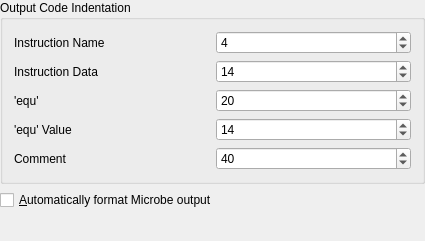
<?xml version="1.0" encoding="UTF-8"?>
<ui version="4.0">
 <class>AsmFormattingWidget</class>
 <widget class="QWidget" name="AsmFormattingWidget">
  <property name="geometry">
   <rect>
    <x>0</x>
    <y>0</y>
    <width>425</width>
    <height>241</height>
   </rect>
  </property>
  <property name="whatsThis">
   <string>The values control the indentation from the left margin of the various types of assembly code.</string>
  </property>
  <layout class="QVBoxLayout">
   <property name="leftMargin">
    <number>0</number>
   </property>
   <property name="topMargin">
    <number>0</number>
   </property>
   <property name="rightMargin">
    <number>0</number>
   </property>
   <property name="bottomMargin">
    <number>0</number>
   </property>
   <item>
    <widget class="QGroupBox" name="groupBox64">
     <property name="title">
      <string>Output Code Indentation</string>
     </property>
     <layout class="QGridLayout">
      <item row="3" column="0">
       <widget class="QLabel" name="textLabel11">
        <property name="text">
         <string>'equ' Value</string>
        </property>
        <property name="wordWrap">
         <bool>false</bool>
        </property>
       </widget>
      </item>
      <item row="1" column="0">
       <widget class="QLabel" name="textLabel8">
        <property name="text">
         <string>Instruction Data</string>
        </property>
        <property name="wordWrap">
         <bool>false</bool>
        </property>
       </widget>
      </item>
      <item row="4" column="0">
       <widget class="QLabel" name="textLabel9">
        <property name="text">
         <string>Comment</string>
        </property>
        <property name="wordWrap">
         <bool>false</bool>
        </property>
       </widget>
      </item>
      <item row="2" column="0">
       <widget class="QLabel" name="textLabel10">
        <property name="text">
         <string>'equ'</string>
        </property>
        <property name="wordWrap">
         <bool>false</bool>
        </property>
       </widget>
      </item>
      <item row="0" column="0">
       <widget class="QLabel" name="textLabel7">
        <property name="text">
         <string>Instruction Name</string>
        </property>
        <property name="wordWrap">
         <bool>false</bool>
        </property>
       </widget>
      </item>
      <item row="0" column="1">
       <widget class="KIntSpinBox" name="kcfg_IndentAsmName">
        <property name="sizePolicy">
         <sizepolicy hsizetype="Preferred" vsizetype="Fixed">
          <horstretch>0</horstretch>
          <verstretch>0</verstretch>
         </sizepolicy>
        </property>
        <property name="toolTip">
         <string/>
        </property>
        <property name="value">
         <number>4</number>
        </property>
       </widget>
      </item>
      <item row="1" column="1">
       <widget class="KIntSpinBox" name="kcfg_IndentAsmData">
        <property name="sizePolicy">
         <sizepolicy hsizetype="Preferred" vsizetype="Fixed">
          <horstretch>0</horstretch>
          <verstretch>0</verstretch>
         </sizepolicy>
        </property>
        <property name="value">
         <number>14</number>
        </property>
       </widget>
      </item>
      <item row="3" column="1">
       <widget class="KIntSpinBox" name="kcfg_IndentEqu">
        <property name="sizePolicy">
         <sizepolicy hsizetype="Preferred" vsizetype="Fixed">
          <horstretch>0</horstretch>
          <verstretch>0</verstretch>
         </sizepolicy>
        </property>
        <property name="value">
         <number>14</number>
        </property>
       </widget>
      </item>
      <item row="2" column="1">
       <widget class="KIntSpinBox" name="kcfg_IndentEquValue">
        <property name="sizePolicy">
         <sizepolicy hsizetype="Preferred" vsizetype="Fixed">
          <horstretch>0</horstretch>
          <verstretch>0</verstretch>
         </sizepolicy>
        </property>
        <property name="value">
         <number>20</number>
        </property>
       </widget>
      </item>
      <item row="4" column="1">
       <widget class="KIntSpinBox" name="kcfg_IndentComment">
        <property name="sizePolicy">
         <sizepolicy hsizetype="Preferred" vsizetype="Fixed">
          <horstretch>0</horstretch>
          <verstretch>0</verstretch>
         </sizepolicy>
        </property>
        <property name="value">
         <number>40</number>
        </property>
        <property name="minValue" stdset="0">
         <number>-1</number>
        </property>
       </widget>
      </item>
     </layout>
    </widget>
   </item>
   <item>
    <widget class="QCheckBox" name="kcfg_AutoFormatMBOutput">
     <property name="text">
      <string>&amp;Automatically format Microbe output</string>
     </property>
    </widget>
   </item>
   <item>
    <spacer name="spacer57">
     <property name="orientation">
      <enum>Qt::Vertical</enum>
     </property>
     <property name="sizeType">
      <enum>QSizePolicy::Expanding</enum>
     </property>
     <property name="sizeHint" stdset="0">
      <size>
       <width>20</width>
       <height>484</height>
      </size>
     </property>
    </spacer>
   </item>
  </layout>
 </widget>
 <layoutdefault spacing="6" margin="11"/>
 <customwidgets>
  <customwidget>
   <class>KIntSpinBox</class>
   <extends>QSpinBox</extends>
   <header>knuminput.h</header>
  </customwidget>
 </customwidgets>
 <tabstops>
  <tabstop>kcfg_IndentAsmName</tabstop>
  <tabstop>kcfg_IndentAsmData</tabstop>
  <tabstop>kcfg_IndentEquValue</tabstop>
  <tabstop>kcfg_IndentEqu</tabstop>
  <tabstop>kcfg_IndentComment</tabstop>
  <tabstop>kcfg_AutoFormatMBOutput</tabstop>
 </tabstops>
 <resources/>
 <connections/>
</ui>
